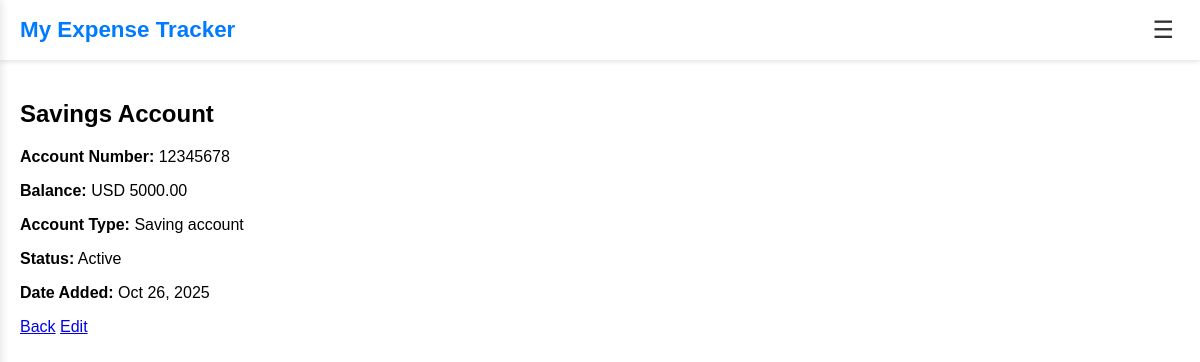
Screenshot of /accounts/1/ (signed in) with the database file from the repository.
### private/models.py (models this page shows, shortened)
class Account(models.Model):
    user = models.ForeignKey(settings.AUTH_USER_MODEL, on_delete=models.CASCADE)
    name = models.CharField(max_length=150)
    acct_num = models.CharField(max_length=50, blank=True)
    balance = models.DecimalField(max_digits=12, decimal_places=2)
    account_type = models.CharField(
        max_length=50,
        choices=[
            ("General", "General"),
            ("Cash", "Cash"),
            ("Current", "Current"),
            ("Current account", "Current account"),
            ("Credit card", "Credit card"),
            ("Saving account", "Saving account"),
            ("Investment", "Investment"),
            ("Insurance", "Insurance"),
            ("Bonus", "Bonus"),
            ("Loan", "Loan"),
            ("Mortgage", "Mortgage"),
        ],
    )
    currency = models.CharField(max_length=3)
    is_active = models.BooleanField(default=True)
    created_at = models.DateTimeField(auto_now_add=True)
    class Meta:
        constraints = [
            models.UniqueConstraint(
                fields=["user", "name"], name="unique_account_per_user"
            )
        ]

### private/views.py (the view)
# urls.py: path("accounts/<int:pk>/", AccountDetailView.as_view(), name="account-detail"),
class AccountDetailView(LoginRequiredMixin, DetailView):
    form_class = AccountForm
    model = Account
    template_name = "private/Account_detail.html"
    context_object_name = "account"
    def get_queryset(self):
        return Account.objects.filter(user=self.request.user)

### private/templates/private/Account_detail.html
{% extends "private/base_toggle.html" %}
{% block content %}
<div class="account-detail">
  <h2>{{ account.name }}</h2>
  <p><strong>Account Number:</strong> {{ account.acct_num|default:"N/A" }}</p>
  <p><strong>Balance:</strong> {{ account.currency }} {{ account.balance }}</p>
  <p><strong>Account Type:</strong> {{ account.account_type }}</p>
  <p><strong>Status:</strong> {{ account.is_active|yesno:"Active,Inactive" }}</p>
  <p><strong>Date Added:</strong> {{ account.created_at|date:"M d, Y" }}</p>
  <div class="actions mt-3">
    <a href="{% url 'dashboard' %}" class="btn btn-secondary">Back</a>
    <a href="{% url 'account-edit' account.id %}" class="btn btn-primary">Edit</a>
  </div>
</div>
{% endblock %}

### private/static/css/base_toggle.css (style rules this page uses)
:root { --primary-color: #007bff; --text-color: #333; --logout-color: #e63946; --logout-hover-bg: #ffeaea; --sidebar-width: 300px; --shadow: 0 2px 4px rgba(0, 0, 0, 0.1); --background-color: #ffffff; --hover-bg: #f0f4ff; --dropdown-bg: #ffffff; }
body { margin: 0; font-family: Arial, sans-serif; background-color: var(--background-color); }

### rows the page displays
Account: name "Savings Account", acct_num "12345678", currency "USD", balance "5000.00", account_type "Saving account", is_active "Active", created_at "Oct 26, 2025"
